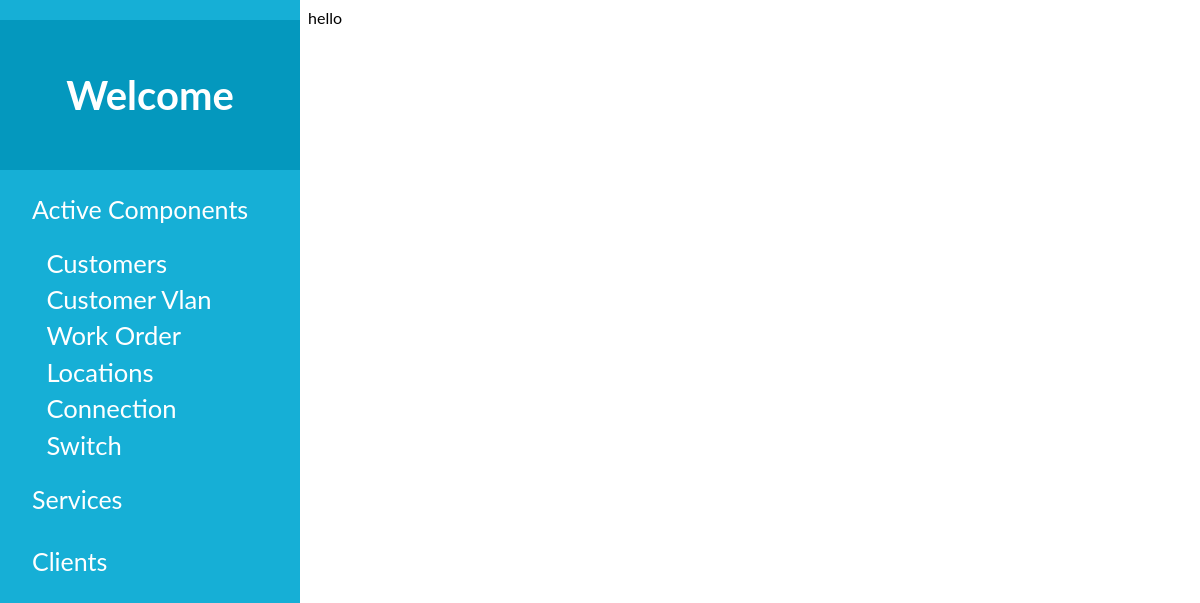
Before: /devices/connection/16 with the older database file.
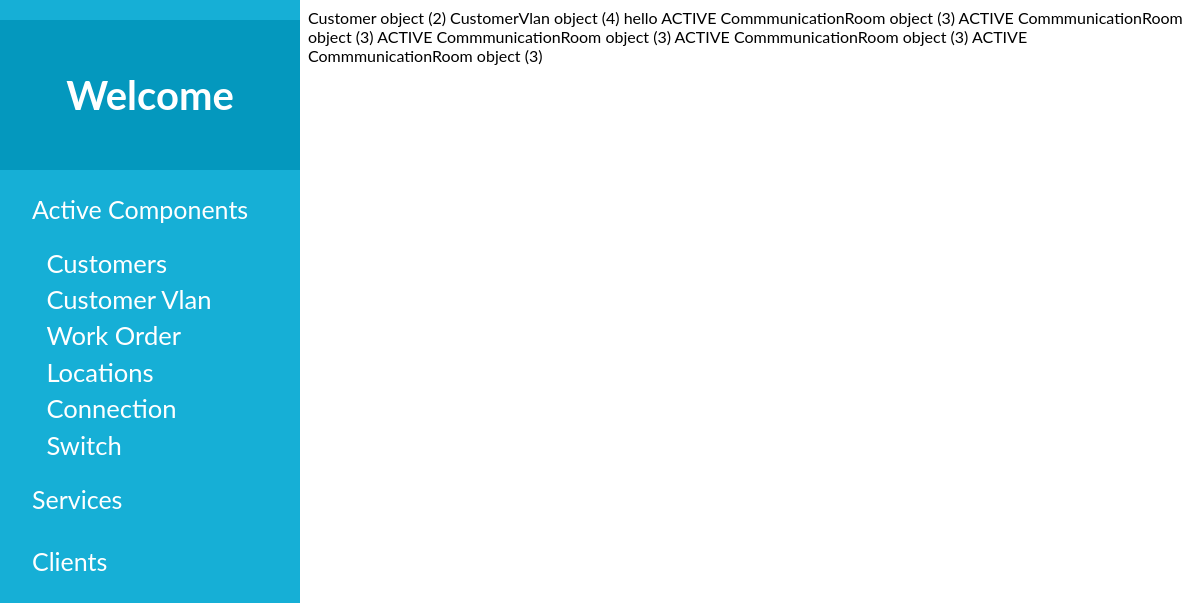
After: the same page with the newer database file.
### sitadevices/models.py (models this page shows)
class Connections(models.Model):
    company = models.ForeignKey(Customer, on_delete=models.CASCADE)
    customerVlan = models.ForeignKey(CustomerVlan, on_delete=models.CASCADE)

class Customer(models.Model):
    company_name = models.CharField(max_length=255)
    contact_person = models.CharField(max_length=255)
    email = models.EmailField()
    phone = models.IntegerField()
    active = models.CharField(choices=yesno, max_length=200)
    submitted_date_time = models.DateTimeField(default=timezone.now)

class CustomerVlan(models.Model):
    custumor = models.ForeignKey(Customer, on_delete=models.CASCADE)
    vlan_number = models.IntegerField()
    usage = models.CharField(choices=usages, max_length=200)
    config_date = models.DateTimeField()
    vlan_description = models.TextField()
    ip_config = models.CharField(choices=ip, max_length=200)
    dhcp_ip_range = models.CharField(max_length=50)
    lan_ip_range = models.CharField(max_length=50)
    lan_subnet_mask = models.CharField(max_length=50)
    wan_public_ip = models.CharField(max_length=50)
    wan_subnet_mask = models.CharField(max_length=50)
    bandwidth = models.IntegerField()
    additional_config = models.TextField()
    remark = models.TextField()
    disconnection_date = models.DateField(null=True, blank=True)
    submitted_date_time = models.DateTimeField(default=timezone.now)

class DataOutlet(models.Model):
    connection = models.ForeignKey(Connections, on_delete=models.CASCADE)
    comroom= models.ForeignKey(CommmunicationRoom, on_delete=models.CASCADE)
    patch_panel = models.IntegerField()
    port_status =models.CharField(choices=status, max_length=200)

class CommmunicationRoom(models.Model):
    building_code = models.ForeignKey(Building, on_delete=models.CASCADE)
    commroomname = models.CharField(max_length=255)

### sitadevices/views.py (the view)
# urls.py: path('connection/<int:connection_id>', ConnectionInd, name='connectionind'),
def ConnectionInd(request, connection_id):
    connection = Connections.objects.filter(id = connection_id)
    dataoutlets = DataOutlet.objects.filter(connection = connection_id)
    dic = {
        'connection': connection,
        'dataoutlets': dataoutlets
    }
    print(dataoutlets)
    return render(request, 'admin/connection/indconnection.html', {'dic': dic})

### sitadevices/templates/admin/connection/indconnection.html
{% extends 'admin/base1.html' %}
{% block content %}
{% for connection in dic.connection %}
    {{connection.company}}
    {{connection.customerVlan}}
{% endfor %}
hello
{% for data in dic.dataoutlets %}
    {{data.port_status}}
    {{data.comroom}}
{% endfor %}
{% endblock  %}

Changed rows visible on the page:
added Connections: company "Customer object (2)", customerVlan "CustomerVlan object (4)"
added DataOutlet: port_status "ACTIVE", comroom "CommmunicationRoom object (3)"
added DataOutlet: port_status "ACTIVE", comroom "CommmunicationRoom object (3)"
added DataOutlet: port_status "ACTIVE", comroom "CommmunicationRoom object (3)"
added DataOutlet: port_status "ACTIVE", comroom "CommmunicationRoom object (3)"
added DataOutlet: port_status "ACTIVE", comroom "CommmunicationRoom object (3)"
